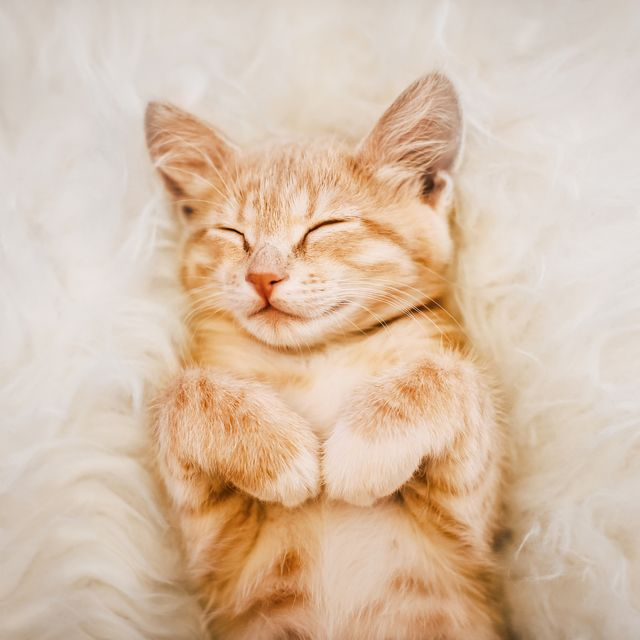
#> input picture OpenCVBasics/ImageBasicsWithOpenCV/img1.png, 640 x 640 px
$ jupyter execute --allow-errors ImageBasicsWithOpenCV.ipynb   (shell and % lines are left out)
#> lines starting #> are read from the running program, lines starting #| are printed output that depends on the picture
[cell 1]
import numpy as np
import matplotlib.pyplot as plt
from PIL import Image #image function that allows us to open up images and actually then we're going to be able to
                      #transform this image into an array that numpy can understand

[cell 2]
pic = Image.open("img1.png")
#> pic is the input picture: PIL image 640x640 RGB; mean R, G, B 216.3, 191.8, 169.6

[cell 3]
pic

[cell 4]
type(pic)

[cell 5]
pic_arr= np.asarray(pic)

[cell 6]
type(pic_arr)

[cell 7]
pic_arr.shape
#> Out = (640, 640, 3)

[cell 8]
plt.imshow(pic_arr)

[cell 9]
pic_red = pic_arr.copy()

[cell 10]
plt.imshow(pic_red)

[cell 11]
pic_red.shape
#> Out = (640, 640, 3)

[cell 12]
#Red channel values 0-255, 0->full black, 255->full pure red
plt.imshow(pic_red[:,:,0], cmap ="gray")

[cell 13]
#Green channel values 0-255, 0->full black, 255->full pure green
plt.imshow(pic_red[:,:,1], cmap="gray")

[cell 14]
#Blue channel values 0-255, 0->full black, 255->full pure blue
plt.imshow(pic_red[:,:,2], cmap="gray")
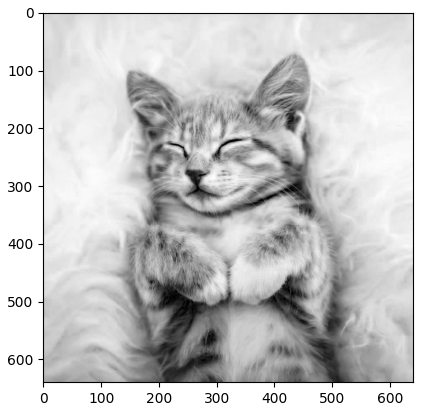
#> figure drawn by matplotlib, 1 panel

[cell 15]
pic_red[:,:,1]=0

[cell 16]
plt.imshow(pic_red)

[cell 17]
pic_red[:,:,2]=0
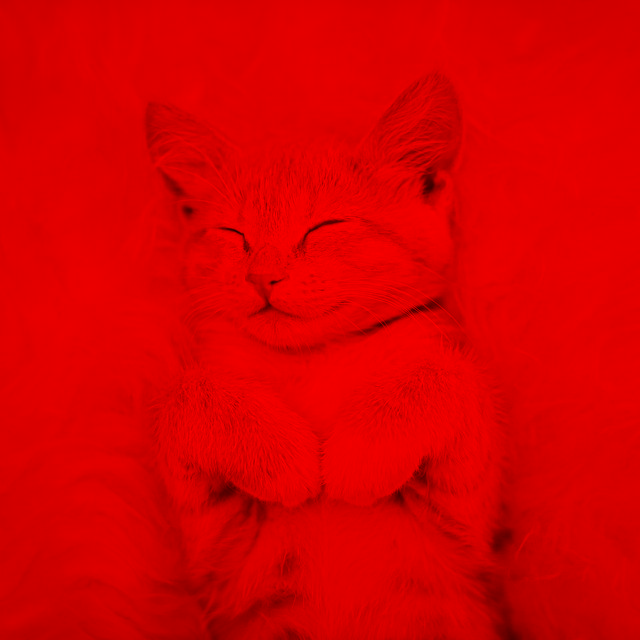
#> pic_red: shape (640, 640, 3); mean R, G, B 216.3, 0, 0

[cell 18]
plt.imshow(pic_red)

[cell 19]
import cv2

[cell 20]
img = cv2.imread("img2.png")
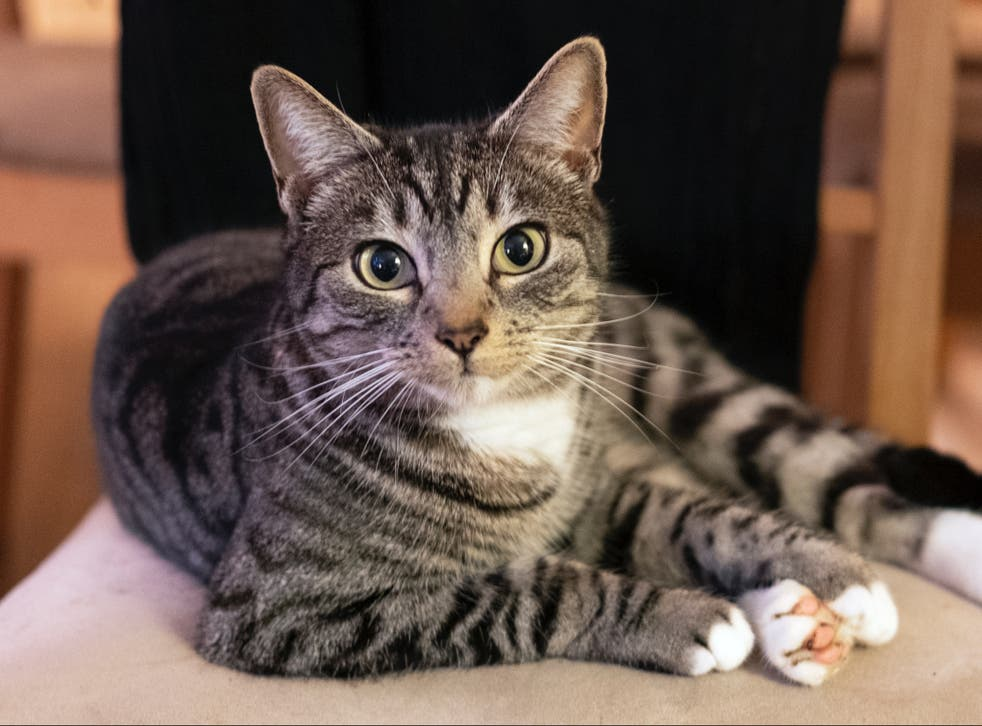
#> input picture OpenCVBasics/ImageBasicsWithOpenCV/img2.png, 982 x 726 px
#> img is the input picture: shape (726, 982, 3); mean B, G, R 77.6, 88.1, 107.4

[cell 21]
type(img)

[cell 22]
img.shape
#> Out = (726, 982, 3)

[cell 23]
plt.imshow(img)

[cell 24]
#Matplotlib --> R(ed) G(reen) B(lue)
#OpenCV --> Blue Green Red

[cell 25]
fix_img = cv2.cvtColor(img,cv2.COLOR_BGR2RGB)

[cell 26]
plt.imshow(fix_img);

[cell 27]
img_gray= cv2.imread("img2.png",cv2.IMREAD_GRAYSCALE)
#> img_gray: shape (726, 982); min 0, max 255, mean 92.7

[cell 28]
plt.imshow(img_gray)

[cell 29]
plt.imshow(img_gray,cmap="gray")

[cell 30]
plt.imshow(img_gray,cmap="magma")

[cell 31]
fix_img.shape
#> Out = (726, 982, 3)

[cell 32]
new_img = cv2.resize(fix_img,(1000,400))

[cell 33]
plt.imshow(new_img)

[cell 34]
w_ratio =0.5
h_ratio =1 # %20 of original height

[cell 35]
new_img= cv2.resize(fix_img,(0,0),fix_img,w_ratio,h_ratio)
#> new_img: shape (726, 491, 3)

[cell 36]
plt.imshow(new_img)

[cell 37]
new_img.shape
#> Out = (726, 491, 3)

[cell 38]
new_img=cv2.flip(fix_img,0)
#> new_img: shape (726, 982, 3)
plt.imshow(new_img)

[cell 39]
new_img=cv2.flip(fix_img,-1)
plt.imshow(new_img)

[cell 40]
new_img=cv2.flip(fix_img,1)
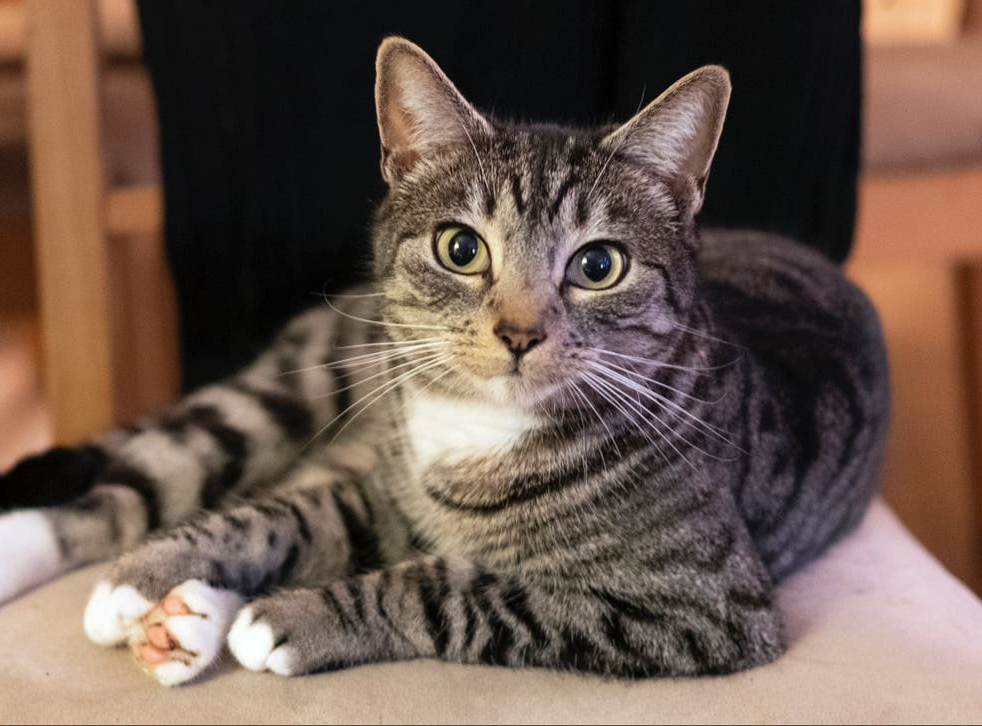
#> new_img: shape (726, 982, 3); mean R, G, B 107.4, 88.1, 77.6
plt.imshow(new_img)

[cell 41]
type(fix_img)

[cell 42]
cv2.imwrite("totally_new.jpg",fix_img)
#> Out = True

[cell 43]
fig = plt.figure(figsize=(10,8))
ax=fig.add_subplot(111)
ax.imshow(fix_img);

[cell 44]
fig = plt.figure(figsize=(2,2))
ax=fig.add_subplot(111)
ax.imshow(fix_img);

[cell 45]
fig = plt.figure(figsize=(10,8))
ax=fig.add_subplot(888)
ax.imshow(fix_img);

[cell 46]
img = cv2.imread("img1.png")
#> img: shape (640, 640, 3)
cv2.imshow("Kitty", img)
cv2.waitKey()

## Darwing on Images

[cell 47]
import cv2
import numpy as np

import matplotlib.pyplot as plt

[cell 48]
blank_img = np.zeros(shape=(512,512,3), dtype=np.int16)
blank_img.shape

[cell 49]
plt.imshow(blank_img);

[cell 50]
cv2.rectangle(blank_img, pt1=(384,0), pt2=(500,150), color=(0,255,0), thickness=10) # pt1-> top left corner,pt2-> bottom right corner
plt.imshow(blank_img)

[cell 51]
cv2.rectangle(blank_img, pt1=(200,200), pt2=(300,300), color=(0,0,255), thickness=10)
#> blank_img: shape (512, 512, 3) int16; mean of channels 0, 1, 2 0, 5.1, 4.2
plt.imshow(blank_img)

[cell 52]
cv2.circle(img=blank_img, center=(100,100), radius=50, color=(255,0,0), thickness=8)
#> blank_img: shape (512, 512, 3) int16; mean of channels 0, 1, 2 2.7, 5.1, 4.2
plt.imshow(blank_img);

[cell 53]
cv2.circle(img=blank_img, center=(400,400), radius=50, color=(255,0,0), thickness=-1)
#> blank_img: shape (512, 512, 3) int16; mean of channels 0, 1, 2 10.4, 5.1, 4.2
plt.imshow(blank_img);

[cell 54]
cv2.line(blank_img, pt1=(0,0), pt2=(512,512), color=(102,255,255), thickness=5)
#> blank_img: shape (512, 512, 3) int16; mean of channels 0, 1, 2 11.4, 9.5, 8.5
plt.imshow(blank_img);

[cell 55]
font=cv2.FONT_HERSHEY_COMPLEX
cv2.putText(blank_img, text="Hello!", org=(10,500), fontFace=font, fontScale=4, color=(255,255,255),
           thickness=3, lineType=cv2.LINE_AA)
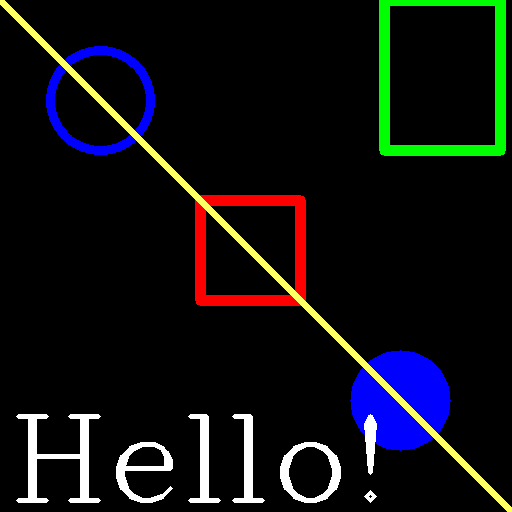
#> blank_img: shape (512, 512, 3) int16; mean of channels 0, 1, 2 18.2, 16.5, 15.6; drawn as B, G, R
plt.imshow(blank_img);

[cell 56]
blank_img = np.zeros(shape=(512,512,3), dtype=np.int32)
plt.imshow(blank_img);

[cell 57]
vertices= np.array([[100,300],[200,200],[400,300],[200,400]], dtype=np.int32)
vertices

[cell 58]
vertices.shape

[cell 59]
pts = vertices.reshape((-1,1,2))
pts.shape

[cell 60]
pts

[cell 61]
cv2.polylines(blank_img,[pts], isClosed=True, color=(255,0,0), thickness=5)
plt.imshow(blank_img);

## Direct Drawing on Images with a Mouse

[cell 62]
## FUNCTION ##
def draw_circle(event,x,y,flags,param):

    if event == cv2.EVENT_LBUTTONDOWN:
        cv2.circle(img,(x,y), 50,(0,255,0),-1)

    elif event == cv2.EVENT_RBUTTONDOWN:
        cv2.circle(img,(x,y), 50,(0,255,255),-1)


cv2.namedWindow(winname="my_drawing")
cv2.setMouseCallback("my_drawing", draw_circle)


## SHOWING IMAGE WITH OPENCV ##
img= np.zeros((512,512,3), np.int8) #int8 here just makes the background look a little more gray.
                                    #At then end I will remove this to show full black background
while True:
    cv2.imshow('my_drawing',img)

    if cv2.waitKey(20) & 0xFF ==27:
#> (key Esc is pressed here)
        break

cv2.destroyAllWindows()

[cell 63]
## VARIABLES ##
drawing = False #True while mouse button down, False while mouse button up
ix, iy =-1,-1


## FUNCTION ##
def draw_rectangle(event, x,y, flags,params):
    global ix,iy, drawing

    if event == cv2.EVENT_LBUTTONDOWN:
        drawing=True
        ix,iy = x,y

    elif event == cv2.EVENT_MOUSEMOVE:
        if drawing == True:
            cv2.rectangle(img,(ix,iy),(x,y),(0,0,255),-1)


    elif event == cv2.EVENT_LBUTTONUP:
        drawing=False
        cv2.rectangle(img,(ix,iy),(x,y),(255,0,0),-1)


## SHOWING THE IMAGE ##
img = np.zeros((512,512,3))
cv2.namedWindow("my_drawing")
cv2.setMouseCallback("my_drawing",draw_rectangle)

while True:
    cv2.imshow("my_drawing",img)

    if cv2.waitKey(1) & 0xFF ==27:
#> (key Esc is pressed here)
        break

cv2.destroyAllWindows()

[cell 64]
#IMAGE BASICS ASSESMENT

pertev=cv2.imread("pertev.png")
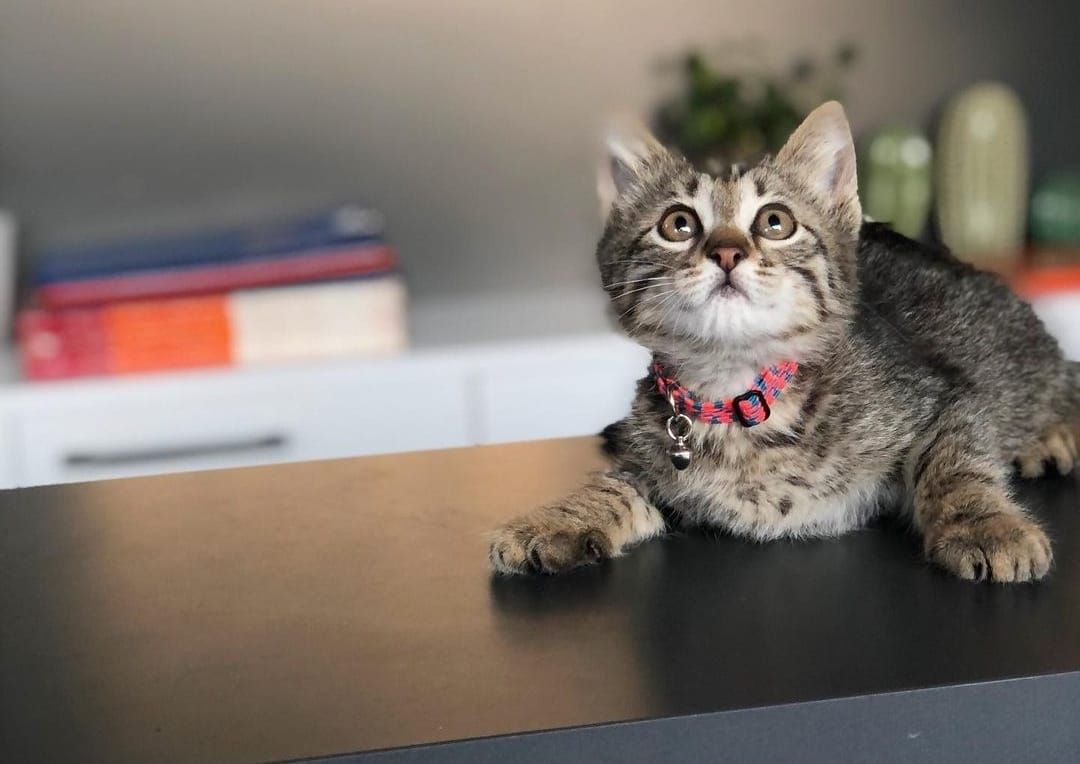
#> input picture OpenCVBasics/ImageBasicsWithOpenCV/pertev.png, 1080 x 764 px
#> pertev is the input picture: shape (764, 1080, 3); mean B, G, R 104.7, 112.8, 123.5
plt.imshow(pertev)

[cell 65]
pertev=cv2.cvtColor(pertev,cv2.COLOR_BGR2RGB)
#pertev_copy=pertev.copy()
plt.imshow(pertev)

[cell 66]
flip_pertev = cv2.flip(pertev,-1)
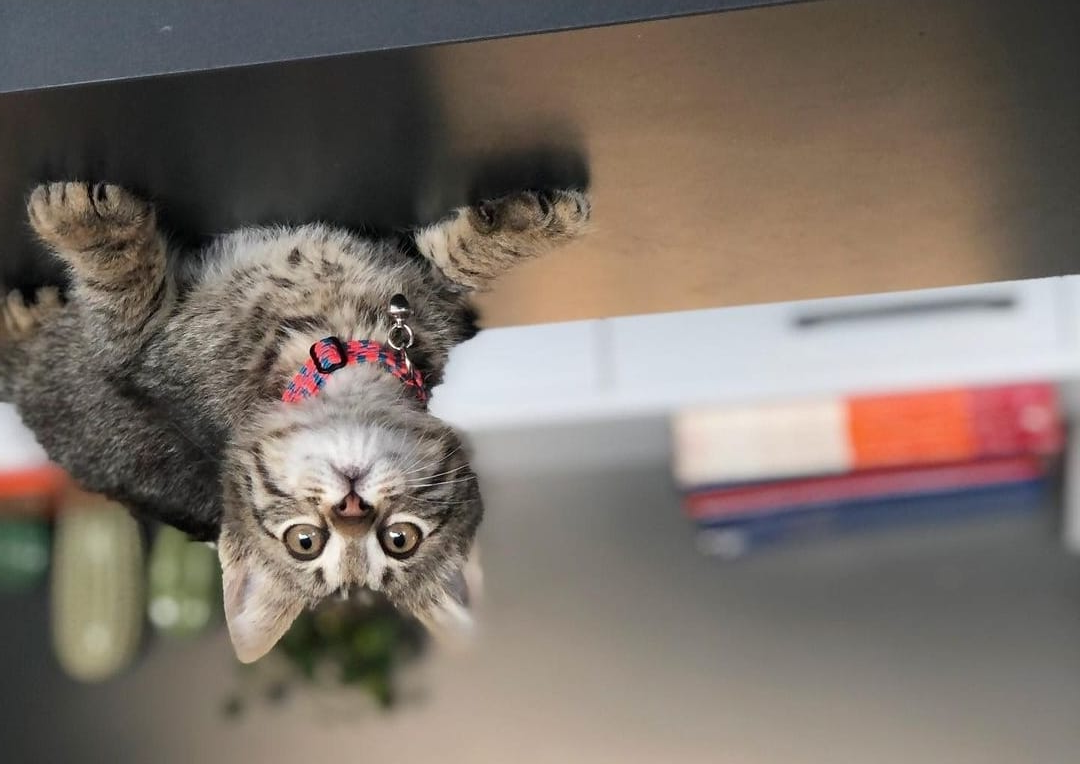
#> flip_pertev: shape (764, 1080, 3); mean R, G, B 123.5, 112.8, 104.7
plt.imshow(flip_pertev)

#> (a cell that did not finish here is left out)

[cell 68]
triangle_pertev=cv2.line(pertev,pt1=(730,100),pt2=(870,380),color=(255,255,255),thickness=10)
triangle_pertev=cv2.line(pertev,pt1=(730,100),pt2=(580,380),color=(255,255,255),thickness=10)
triangle_pertev=cv2.line(pertev,pt1=(580,380),pt2=(870,380),color=(255,255,255),thickness=10)
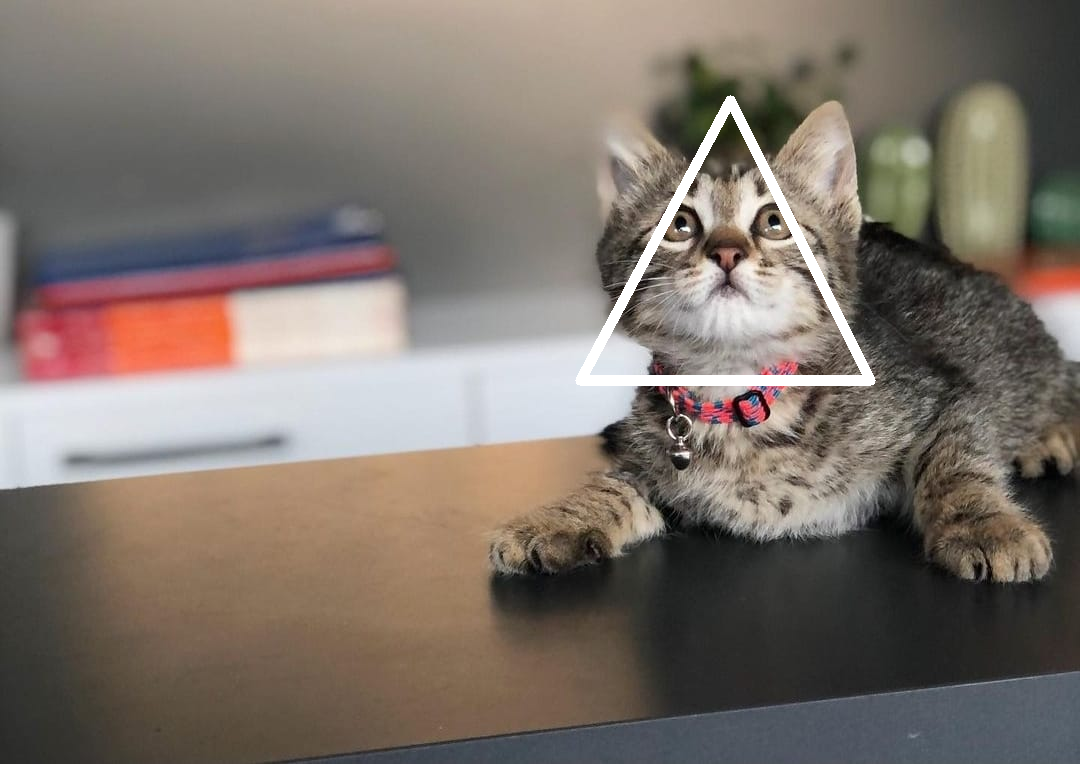
#> triangle_pertev: shape (764, 1080, 3); mean R, G, B 124.9, 114.4, 106.3
plt.imshow(triangle_pertev)
